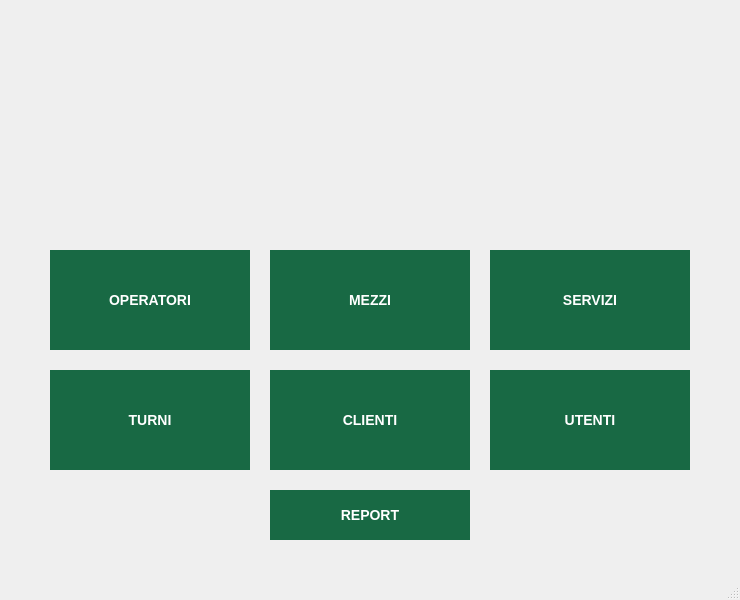
<?xml version="1.0" encoding="UTF-8"?>
<ui version="4.0">
 <class>home_window</class>
 <widget class="QMainWindow" name="home_window">
  <property name="geometry">
   <rect>
    <x>0</x>
    <y>0</y>
    <width>740</width>
    <height>600</height>
   </rect>
  </property>
  <property name="sizePolicy">
   <sizepolicy hsizetype="Fixed" vsizetype="Fixed">
    <horstretch>0</horstretch>
    <verstretch>0</verstretch>
   </sizepolicy>
  </property>
  <property name="minimumSize">
   <size>
    <width>740</width>
    <height>600</height>
   </size>
  </property>
  <property name="maximumSize">
   <size>
    <width>740</width>
    <height>600</height>
   </size>
  </property>
  <property name="baseSize">
   <size>
    <width>740</width>
    <height>600</height>
   </size>
  </property>
  <property name="windowTitle">
   <string>AnconAmbienteERP</string>
  </property>
  <property name="windowIcon">
   <iconset resource="xz.qrc">
    <normaloff>:/images/images/AnconAmbiente_Logo.png</normaloff>:/images/images/AnconAmbiente_Logo.png</iconset>
  </property>
  <property name="styleSheet">
   <string notr="true">@
QPushButton instance-&gt;setStyleSheet(&quot;border: 1px; border-radius: 6px; background-color:rgb(0, 77, 0) &quot;;
@</string>
  </property>
  <widget class="QWidget" name="home_widget">
   <property name="palette">
    <palette>
     <active>
      <colorrole role="Button">
       <brush brushstyle="SolidPattern">
        <color alpha="255">
         <red>0</red>
         <green>255</green>
         <blue>127</blue>
        </color>
       </brush>
      </colorrole>
     </active>
     <inactive>
      <colorrole role="Button">
       <brush brushstyle="SolidPattern">
        <color alpha="255">
         <red>0</red>
         <green>255</green>
         <blue>127</blue>
        </color>
       </brush>
      </colorrole>
     </inactive>
     <disabled>
      <colorrole role="Button">
       <brush brushstyle="SolidPattern">
        <color alpha="255">
         <red>0</red>
         <green>255</green>
         <blue>127</blue>
        </color>
       </brush>
      </colorrole>
     </disabled>
    </palette>
   </property>
   <property name="styleSheet">
    <string notr="true">@
QPushButton instance-&gt;setStyleSheet(&quot;border: 1px; border-radius: 6px; background-color:rgb(0, 44, 0) &quot;;
@</string>
   </property>
   <widget class="QPushButton" name="operatori_button">
    <property name="enabled">
     <bool>true</bool>
    </property>
    <property name="geometry">
     <rect>
      <x>50</x>
      <y>250</y>
      <width>200</width>
      <height>100</height>
     </rect>
    </property>
    <property name="palette">
     <palette>
      <active>
       <colorrole role="WindowText">
        <brush brushstyle="SolidPattern">
         <color alpha="255">
          <red>255</red>
          <green>255</green>
          <blue>255</blue>
         </color>
        </brush>
       </colorrole>
       <colorrole role="Button">
        <brush brushstyle="SolidPattern">
         <color alpha="255">
          <red>24</red>
          <green>105</green>
          <blue>68</blue>
         </color>
        </brush>
       </colorrole>
       <colorrole role="Text">
        <brush brushstyle="SolidPattern">
         <color alpha="255">
          <red>255</red>
          <green>255</green>
          <blue>255</blue>
         </color>
        </brush>
       </colorrole>
       <colorrole role="ButtonText">
        <brush brushstyle="SolidPattern">
         <color alpha="255">
          <red>255</red>
          <green>255</green>
          <blue>255</blue>
         </color>
        </brush>
       </colorrole>
       <colorrole role="Base">
        <brush brushstyle="SolidPattern">
         <color alpha="255">
          <red>24</red>
          <green>105</green>
          <blue>68</blue>
         </color>
        </brush>
       </colorrole>
       <colorrole role="Window">
        <brush brushstyle="SolidPattern">
         <color alpha="255">
          <red>24</red>
          <green>105</green>
          <blue>68</blue>
         </color>
        </brush>
       </colorrole>
      </active>
      <inactive>
       <colorrole role="WindowText">
        <brush brushstyle="SolidPattern">
         <color alpha="255">
          <red>255</red>
          <green>255</green>
          <blue>255</blue>
         </color>
        </brush>
       </colorrole>
       <colorrole role="Button">
        <brush brushstyle="SolidPattern">
         <color alpha="255">
          <red>24</red>
          <green>105</green>
          <blue>68</blue>
         </color>
        </brush>
       </colorrole>
       <colorrole role="Text">
        <brush brushstyle="SolidPattern">
         <color alpha="255">
          <red>255</red>
          <green>255</green>
          <blue>255</blue>
         </color>
        </brush>
       </colorrole>
       <colorrole role="ButtonText">
        <brush brushstyle="SolidPattern">
         <color alpha="255">
          <red>255</red>
          <green>255</green>
          <blue>255</blue>
         </color>
        </brush>
       </colorrole>
       <colorrole role="Base">
        <brush brushstyle="SolidPattern">
         <color alpha="255">
          <red>24</red>
          <green>105</green>
          <blue>68</blue>
         </color>
        </brush>
       </colorrole>
       <colorrole role="Window">
        <brush brushstyle="SolidPattern">
         <color alpha="255">
          <red>24</red>
          <green>105</green>
          <blue>68</blue>
         </color>
        </brush>
       </colorrole>
      </inactive>
      <disabled>
       <colorrole role="WindowText">
        <brush brushstyle="SolidPattern">
         <color alpha="255">
          <red>255</red>
          <green>255</green>
          <blue>255</blue>
         </color>
        </brush>
       </colorrole>
       <colorrole role="Button">
        <brush brushstyle="SolidPattern">
         <color alpha="255">
          <red>24</red>
          <green>105</green>
          <blue>68</blue>
         </color>
        </brush>
       </colorrole>
       <colorrole role="Text">
        <brush brushstyle="SolidPattern">
         <color alpha="255">
          <red>255</red>
          <green>255</green>
          <blue>255</blue>
         </color>
        </brush>
       </colorrole>
       <colorrole role="ButtonText">
        <brush brushstyle="SolidPattern">
         <color alpha="255">
          <red>255</red>
          <green>255</green>
          <blue>255</blue>
         </color>
        </brush>
       </colorrole>
       <colorrole role="Base">
        <brush brushstyle="SolidPattern">
         <color alpha="255">
          <red>24</red>
          <green>105</green>
          <blue>68</blue>
         </color>
        </brush>
       </colorrole>
       <colorrole role="Window">
        <brush brushstyle="SolidPattern">
         <color alpha="255">
          <red>24</red>
          <green>105</green>
          <blue>68</blue>
         </color>
        </brush>
       </colorrole>
      </disabled>
     </palette>
    </property>
    <property name="font">
     <font>
      <pointsize>-1</pointsize>
      <weight>75</weight>
      <italic>false</italic>
      <bold>true</bold>
     </font>
    </property>
    <property name="styleSheet">
     <string notr="true">QPushButton{
background-color:rgb(24, 105, 68);
color: white;
border-style: outset;
font:  bold 14px


}

QPushButton:hover{
background-color:rgb(170, 203, 108);
color: white;
border-style: outset;
font:  bold 14px
}</string>
    </property>
    <property name="text">
     <string>OPERATORI</string>
    </property>
   </widget>
   <widget class="QPushButton" name="mezzi_button">
    <property name="geometry">
     <rect>
      <x>270</x>
      <y>250</y>
      <width>200</width>
      <height>100</height>
     </rect>
    </property>
    <property name="font">
     <font>
      <pointsize>-1</pointsize>
      <weight>75</weight>
      <italic>false</italic>
      <bold>true</bold>
     </font>
    </property>
    <property name="styleSheet">
     <string notr="true">QPushButton{
background-color:rgb(24, 105, 68);
color: white;
border-style: outset;
font:  bold 14px


}

QPushButton:hover{
background-color:rgb(170, 203, 108);
color: white;
border-style: outset;
font:  bold 14px
}</string>
    </property>
    <property name="text">
     <string>MEZZI</string>
    </property>
   </widget>
   <widget class="QPushButton" name="servizi_button">
    <property name="geometry">
     <rect>
      <x>490</x>
      <y>250</y>
      <width>200</width>
      <height>100</height>
     </rect>
    </property>
    <property name="font">
     <font>
      <pointsize>-1</pointsize>
      <weight>75</weight>
      <italic>false</italic>
      <bold>true</bold>
     </font>
    </property>
    <property name="styleSheet">
     <string notr="true">QPushButton{
background-color:rgb(24, 105, 68);
color: white;
border-style: outset;
font:  bold 14px


}

QPushButton:hover{
background-color:rgb(170, 203, 108);
color: white;
border-style: outset;
font:  bold 14px
}</string>
    </property>
    <property name="text">
     <string>SERVIZI</string>
    </property>
   </widget>
   <widget class="QPushButton" name="turni_button">
    <property name="geometry">
     <rect>
      <x>50</x>
      <y>370</y>
      <width>200</width>
      <height>100</height>
     </rect>
    </property>
    <property name="font">
     <font>
      <pointsize>-1</pointsize>
      <weight>75</weight>
      <italic>false</italic>
      <bold>true</bold>
     </font>
    </property>
    <property name="styleSheet">
     <string notr="true">QPushButton{
background-color:rgb(24, 105, 68);
color: white;
border-style: outset;
font:  bold 14px


}

QPushButton:hover{
background-color:rgb(170, 203, 108);
color: white;
border-style: outset;
font:  bold 14px
}</string>
    </property>
    <property name="text">
     <string>TURNI</string>
    </property>
   </widget>
   <widget class="QPushButton" name="clienti_button">
    <property name="geometry">
     <rect>
      <x>270</x>
      <y>370</y>
      <width>200</width>
      <height>100</height>
     </rect>
    </property>
    <property name="font">
     <font>
      <pointsize>-1</pointsize>
      <weight>75</weight>
      <italic>false</italic>
      <bold>true</bold>
     </font>
    </property>
    <property name="styleSheet">
     <string notr="true">QPushButton{
background-color:rgb(24, 105, 68);
color: white;
border-style: outset;
font:  bold 14px


}

QPushButton:hover{
background-color:rgb(170, 203, 108);
color: white;
border-style: outset;
font:  bold 14px
}</string>
    </property>
    <property name="text">
     <string>CLIENTI</string>
    </property>
   </widget>
   <widget class="QPushButton" name="utenti_button">
    <property name="geometry">
     <rect>
      <x>490</x>
      <y>370</y>
      <width>200</width>
      <height>100</height>
     </rect>
    </property>
    <property name="font">
     <font>
      <pointsize>-1</pointsize>
      <weight>75</weight>
      <italic>false</italic>
      <bold>true</bold>
     </font>
    </property>
    <property name="styleSheet">
     <string notr="true">QPushButton{
background-color:rgb(24, 105, 68);
color: white;
border-style: outset;
font:  bold 14px


}

QPushButton:hover{
background-color:rgb(170, 203, 108);
color: white;
border-style: outset;
font:  bold 14px
}</string>
    </property>
    <property name="text">
     <string>UTENTI</string>
    </property>
   </widget>
   <widget class="QPushButton" name="report_button">
    <property name="geometry">
     <rect>
      <x>270</x>
      <y>490</y>
      <width>200</width>
      <height>50</height>
     </rect>
    </property>
    <property name="font">
     <font>
      <pointsize>-1</pointsize>
      <weight>75</weight>
      <italic>false</italic>
      <bold>true</bold>
     </font>
    </property>
    <property name="styleSheet">
     <string notr="true">QPushButton{
background-color:rgb(24, 105, 68);
color: white;
border-style: outset;
font:  bold 14px


}

QPushButton:hover{
background-color:rgb(170, 203, 108);
color: white;
border-style: outset;
font:  bold 14px
}</string>
    </property>
    <property name="text">
     <string>REPORT</string>
    </property>
   </widget>
   <widget class="QLabel" name="logo">
    <property name="geometry">
     <rect>
      <x>70</x>
      <y>-160</y>
      <width>761</width>
      <height>371</height>
     </rect>
    </property>
    <property name="text">
     <string>&lt;html&gt;&lt;head/&gt;&lt;body&gt;&lt;p&gt;&lt;img src=&quot;:/images/images/AnconAmbiente_Scritta.png&quot;/&gt;&lt;/p&gt;&lt;/body&gt;&lt;/html&gt;</string>
    </property>
   </widget>
  </widget>
  <widget class="QStatusBar" name="statusbar"/>
 </widget>
 <resources>
  <include location="xz.qrc"/>
 </resources>
 <connections/>
</ui>
